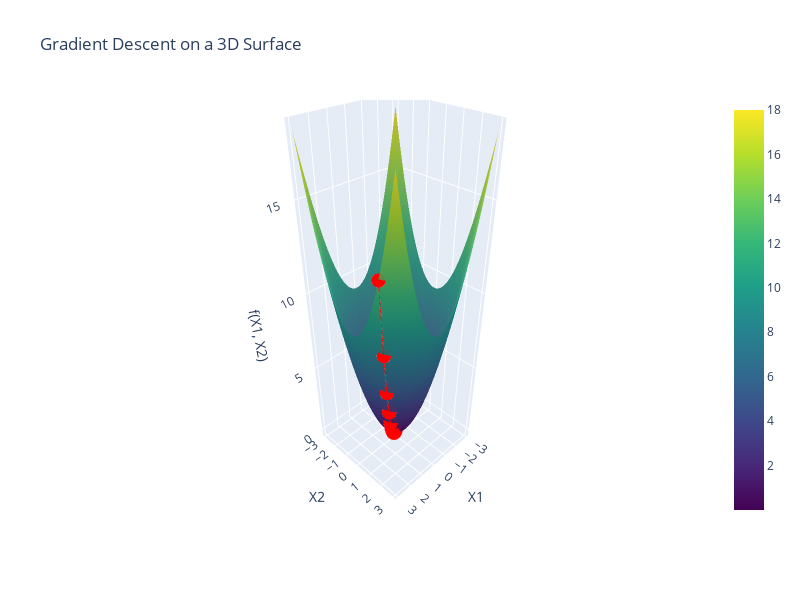

Here is the notebook cell this chart was saved with:
### Code cell
# Prepare data for plotting
x1_range = np.linspace(-3, 3, 100)
x2_range = np.linspace(-3, 3, 100)
X1, X2 = np.meshgrid(x_range, y_range)
Z = f(X1, X2)

# Create the surface plot
surface = go.Surface(x=X1, y=X2, z=Z, colorscale='Viridis', opacity=0.9)
path = np.array(points)


# Create a scatter plot for the gradient descent path
scatter_path = go.Scatter3d(
    x=path[:, 0],
    y=path[:, 1],
    z=f(path[:, 0], path[:, 1]),
    mode='lines+markers',
    marker=dict(size=5, color='red'),
    name='Gradient Descent Path'
)

# Create the figure and add the surface and path
fig = go.Figure(data=[surface, scatter_path])
fig.update_layout(
    title='Gradient Descent on a 3D Surface',
    scene=dict(
        xaxis_title='X1',
        yaxis_title='X2',
        zaxis_title='f(X1, X2)',
        camera=dict(eye=dict(x=1.5, y=1.5, z=1.5))
    ),
    width=800,  # Set the width of the figure
    height=600  # Set the height of the figure
)

# Show the figure
fig.show()

### Figure 1 — Plotly figure (JSON) as saved in the notebook; plotly's stock layout.template omitted (floating-point values rounded to 4 significant figures; data arrays with more than 128 entries replaced by an {"elided": "..."} marker saying what was removed)
{"data": [{"colorscale": [[0, "#440154"], [0.1111, "#482878"], [0.2222, "#3e4989"], [0.3333, "#31688e"], [0.4444, "#26828e"], [0.5556, "#1f9e89"], [0.6667, "#35b779"], [0.7778, "#6ece58"], [0.8889, "#b5de2b"], [1, "#fde725"]], "opacity": 0.9, "type": "surface", "x": {"elided": "100x100 float values"}, "y": {"elided": "100x100 float values"}, "z": {"elided": "100x100 float values"}}, {"marker": {"color": "red", "size": 5}, "mode": "lines+markers", "name": "Gradient Descent Path", "type": "scatter3d", "x": [3, 2.4, 1.92, 1.536, 1.229, 0.983, 0.7864, 0.6291, 0.5033, 0.4027, 0.3221, 0.2577, 0.2062, 0.1649, 0.1319, 0.1056, 0.08444, 0.06755, 0.05404, 0.04323, 0.03459], "y": [2, 1.6, 1.28, 1.024, 0.8192, 0.6554, 0.5243, 0.4194, 0.3355, 0.2684, 0.2147, 0.1718, 0.1374, 0.11, 0.08796, 0.07037, 0.05629, 0.04504, 0.03603, 0.02882, 0.02306], "z": [13, 8.32, 5.325, 3.408, 2.181, 1.396, 0.8934, 0.5717, 0.3659, 0.2342, 0.1499, 0.09592, 0.06139, 0.03929, 0.02515, 0.01609, 0.0103, 0.006592, 0.004219, 0.0027, 0.001728]}], "layout": {"height": 600, "scene": {"aspectmode": "auto", "aspectratio": {"x": 0.6934, "y": 0.6934, "z": 2.08}, "camera": {"center": {"x": 0, "y": 0, "z": 0}, "eye": {"x": 1.637, "y": 1.637, "z": 1.637}, "projection": {"type": "perspective"}, "up": {"x": 0, "y": 0, "z": 1}}, "xaxis": {"title": {"text": "X1"}, "type": "linear"}, "yaxis": {"title": {"text": "X2"}, "type": "linear"}, "zaxis": {"title": {"text": "f(X1, X2)"}, "type": "linear"}}, "title": {"text": "Gradient Descent on a 3D Surface"}, "width": 800}}
